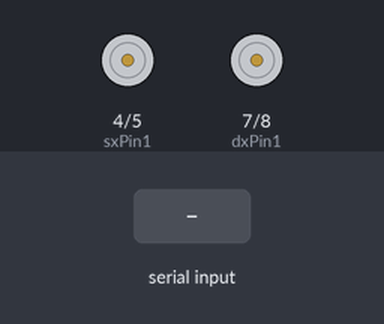
The sketch below on a simulated Arduino Uno, built with avr-gcc and run on an emulated ATmega328P. Parts: motor-driver pin pairs drawn as motors (green arrow = first pin HIGH = forward, orange = second pin HIGH = backward, longer = more drive, scaled by the enable pin). Inputs (shaded band) come from the test bench.

Above: at 1.2 s.
1.3 s: "begin" received over the second serial link
At 2.6 s:
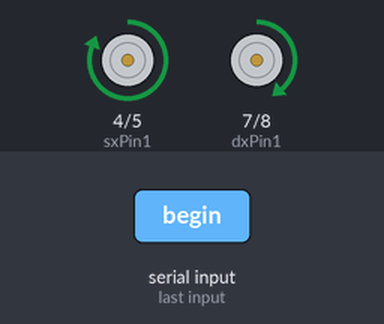
3.5 s: "recognition" received over the second serial link
At 6.3 s:
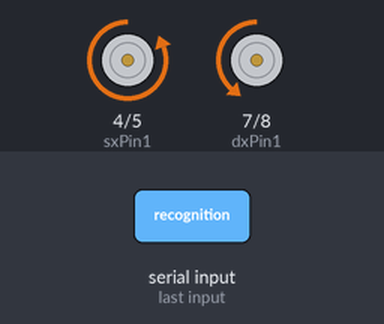
6.5 s: "playtime" received over the second serial link
9.5 s: "end" received over the second serial link
At 11.2 s:
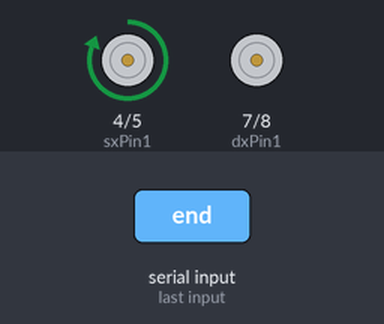
Timing chart, 0 to 13.1 s (numbered marks = the images above; inputs shaded):
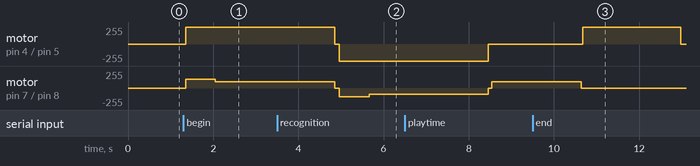

Measured:
- after the input at 1.3 s, motor on pin 4 (sxPin1) / pin 5 (sxPin2): stopped → forward 255/255 after 0.05 s; motor on pin 7 (dxPin1) / pin 8 (dxPin2): stopped → forward 130/255 after 0.05 s, → forward 95/255 0.70 s later
- after the input at 9.5 s, motor on pin 4 (sxPin1) / pin 5 (sxPin2): stopped → forward 255/255 after 1.2 s, → stopped 2.3 s later

The sketch:

foxcat.ino
```cpp
#include "Bluetooth.h"
#include "Handler.h"
#include "Motor.h"
#include "State.h"

Bluetooth bt = Bluetooth(10, 11);
Handler sh = Handler();
MotorController mc = MotorController();

void setup() {
  Serial.begin(9600);
}

void loop() {
  String received = bt.read();
  if (received != "" && received != sh.currentState.name) {
    sh.changeState(received);
    if (sh.currentState.name == "idle") {
      idle();
    } else if (sh.currentState.name == "begin") {
      // begin();
      up();
    } else if (sh.currentState.name == "recognition") {
      // recognition();
      down();
    } else if (sh.currentState.name == "playtime") {
      // playtime();
      left();
    } else if (sh.currentState.name == "end") {
      // end();
      right();
    }
  }
}

void idle() {

}

void begin() {

}

void recognition() {

}

void playtime() {
  // Movimenti casuali per simulare dei giochi
}

void end() {
  exit(0);
}

void up() {
  mc.goForward(3500);
}


void down() {
  mc.goBack(3500);
}

void left() {
  mc.turnRight(2100);
}


void right() {
  mc.turnLeft(2300);
}
```

Bluetooth.cpp
```cpp
#include <Arduino.h>
#include "Bluetooth.h"

Bluetooth::Bluetooth(char pinTx, char pinRx): bluetooth(pinTx, pinRx) {
  this->pinTx = pinTx;
  this->pinRx = pinRx;
  init();
}

void Bluetooth::init() {
  this->bluetooth.begin(9600);
}

boolean Bluetooth::available() {
  return this->bluetooth.available() > 0;
}

String Bluetooth::read() {
  String msg;
  while (this->bluetooth.available()) {
    delay(10);
    if (this->bluetooth.available() > 0) {
      char c = bluetooth.read();
      msg.concat(c);
    }
  }
  return msg;
}

void Bluetooth::write(String msg) {
  this->bluetooth.print(msg);
}
```

Bluetooth.h
```cpp
#ifndef Bluetooth_h
#define Bluetooth_h

#include <Arduino.h>
#include <SoftwareSerial.h>

class Bluetooth {
  private:
    char pinTx;
    char pinRx;
    SoftwareSerial bluetooth;
  public:
    Bluetooth(char pinTx, char pinRx);
    void init();
    boolean available();
    String read();
    void write(String msg);
};
#endif
```

Constants.h
```cpp
#ifndef Constants_h
#define Constants_h

// MOTORS sx | dx
const int sxPin1 = 4;
const int sxPin2 = 5;
const int sxSpeed = 6;

const int dxPin1 = 7;
const int dxPin2 = 8;
const int dxSpeed = 9;

const char dxMotor = 'a';
const char sxMotor = 'b';

const int dxMotorSpeed = 255;
const int sxMotorSpeed = 95;

#endif
```

Handler.cpp
```cpp
#include <Arduino.h>
#include "Handler.h"
#include "State.h"

Handler::Handler() {
  init();
  this->changeState("idle");
};

void Handler::init() {
  this->allStates[0].init("idle");
  this->allStates[1].init("begin");
  this->allStates[2].init("recognition");
  this->allStates[3].init("playtime");
  this->allStates[4].init("end");
}

bool Handler::changeState(String stateName) {
  for (int i = 0; i < 5; i++) {
    if (allStates[i].name.equals(stateName)) {
      this->currentState = allStates[i];
      return 1;
    }
  }
  return 0;
};
```

Handler.h
```cpp
#ifndef Handler_h
#define Handler_h
#include <Arduino.h>
#include "State.h"

class Handler {
  private:
    State allStates[5];
  public:
    State currentState;
    Handler();
    void init();
    bool changeState(String stateName);
};
#endif
```

Motor.cpp
```cpp
#include <Arduino.h>
#include "Constants.h"
#include "Motor.h"

//  MOTOR A | MOTOR B | OUTPUT
//    LOW   |   LOW   |   fermo
//    LOW   |   HIGH  |   indietro
//    HIGH  |   LOW   |   avanti
//    HIGH  |   HIGH  |   fermo

Motor::Motor(char pin) {
  this->pin = pin;
  init();
}

void Motor::init() {
  switch (this->pin) {
    case dxMotor:
      // init dx motor pins
      pinMode(dxPin1, OUTPUT);
      pinMode(dxPin2, OUTPUT);
      pinMode(dxSpeed, OUTPUT);
      this->setSpeed(dxMotorSpeed);
      break;
    case sxMotor:
      // init sx motor pins
      pinMode(sxPin1, OUTPUT);
      pinMode(sxPin2, OUTPUT);
      pinMode(sxSpeed, OUTPUT);
      this->setSpeed(sxMotorSpeed);
      break;
    default:
      break;
  }
}

void Motor::setSpeed(int speed) {
  switch (this->pin) {
    case dxMotor:
      // analogWrite on dxSpeed pin
      analogWrite(dxSpeed, speed);
      break;
    case sxMotor:
      // analogWrite on sxSpeed pin
      analogWrite(sxSpeed, speed);
      break;
    default:
      break;
  }
}

void Motor::forward() {
  switch (this->pin) {
    case dxMotor:
      digitalWrite(dxPin1, HIGH);
      digitalWrite(dxPin2, LOW);
      break;
    case sxMotor:
      digitalWrite(sxPin1, HIGH);
      digitalWrite(sxPin2, LOW);
      break;
    default:
      break;
  }
}

void Motor::back() {
  switch (this->pin) {
    case dxMotor:
      digitalWrite(dxPin1, LOW);
      digitalWrite(dxPin2, HIGH);
      break;
    case sxMotor:
      digitalWrite(sxPin1, LOW);
      digitalWrite(sxPin2, HIGH);
      break;
    default:
      break;
  }
}

void Motor::stop() {
  switch (this->pin) {
    case dxMotor:
      digitalWrite(dxPin1, LOW);
      digitalWrite(dxPin2, LOW);
      break;
    case sxMotor:
      digitalWrite(sxPin1, LOW);
      digitalWrite(sxPin2, LOW);
      break;
    default:
      break;
  }
}

MotorController::MotorController(): dx(dxMotor), sx(sxMotor) {}

void MotorController::goForward(int ms) {
  this->sx.setSpeed(sxMotorSpeed + 35);
  this->dx.forward();
  this->sx.forward();
  delay(ms / 5);
  this->sx.setSpeed(sxMotorSpeed);
  delay(4 * ms / 5);
  this->stop();
}

void MotorController::goBack(int ms) {
  this->sx.setSpeed(sxMotorSpeed + 35);
  this->dx.back();
  this->sx.back();
  delay(ms / 5);
  this->sx.setSpeed(sxMotorSpeed);
  delay(4 * ms / 5);
  this->stop();
}

void MotorController::turnRight(int ms) {
  this->dx.forward();
  this->sx.stop();
  delay(ms);
  this->stop();
}

void MotorController::turnLeft(int ms) {
  this->dx.stop();
  this->sx.forward();
  delay(ms);
  this->stop();
}

void MotorController::stop() {
  this->dx.stop();
  this->sx.stop();
}
```

Motor.h
```cpp
#ifndef Motor_h
#define Motor_h

class Motor {
  private:
    char pin;
  public:
    Motor(char pin);
    void init();
    void setSpeed(int speed);
    void forward();
    void back();
    void stop();
};

class MotorController {
  private:
    Motor dx;
    Motor sx;
  public:
    MotorController();
    void goForward(int sec);
    void goBack(int sec);
    void turnRight(int sec);
    void turnLeft(int sec);
    void stop();
};
#endif
```

State.cpp
```cpp
#include <Arduino.h>
#include "State.h"

void State::init(String name) {
  this->name = name;
}
```

State.h
```cpp
#ifndef State_h
#define State_h
#include <Arduino.h>

class State {
  public:
    String name;
    void init(String name);
};
#endif
```
